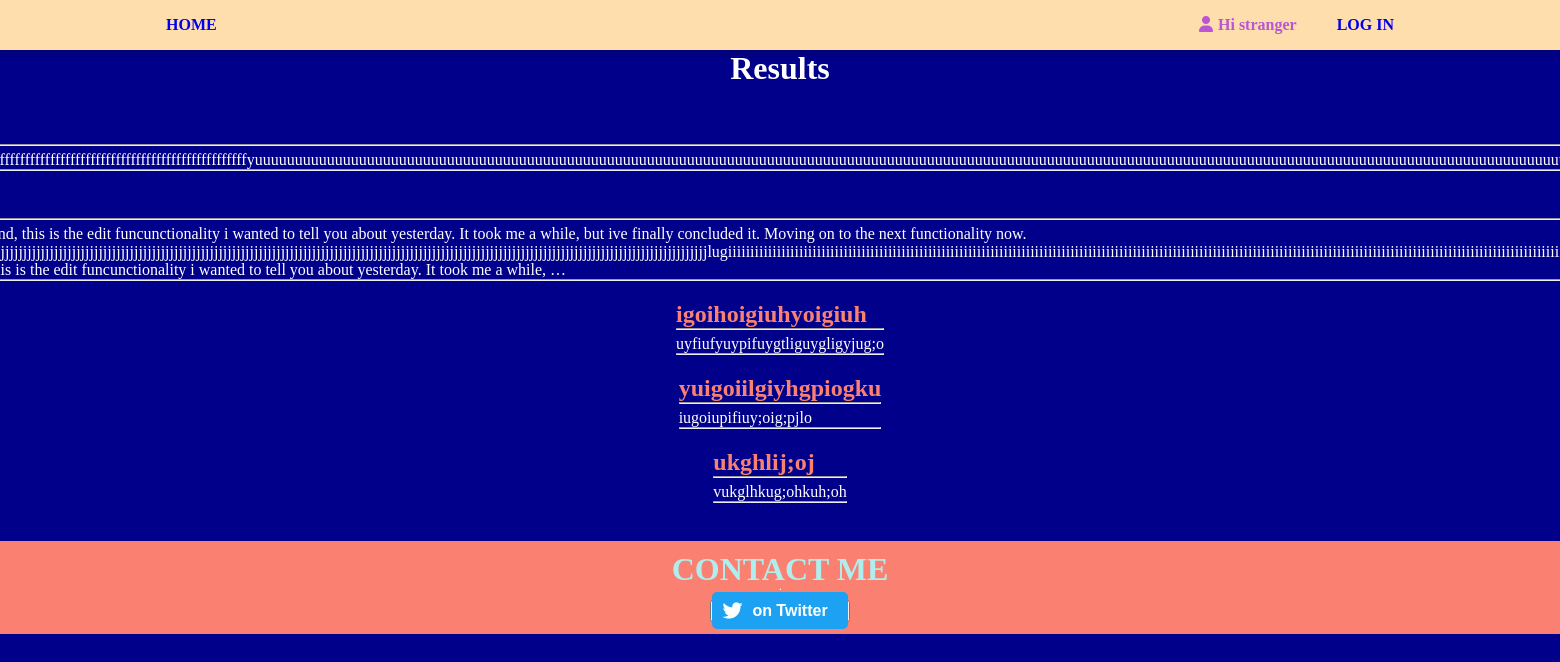
Before: /category/first/ with the older database file.
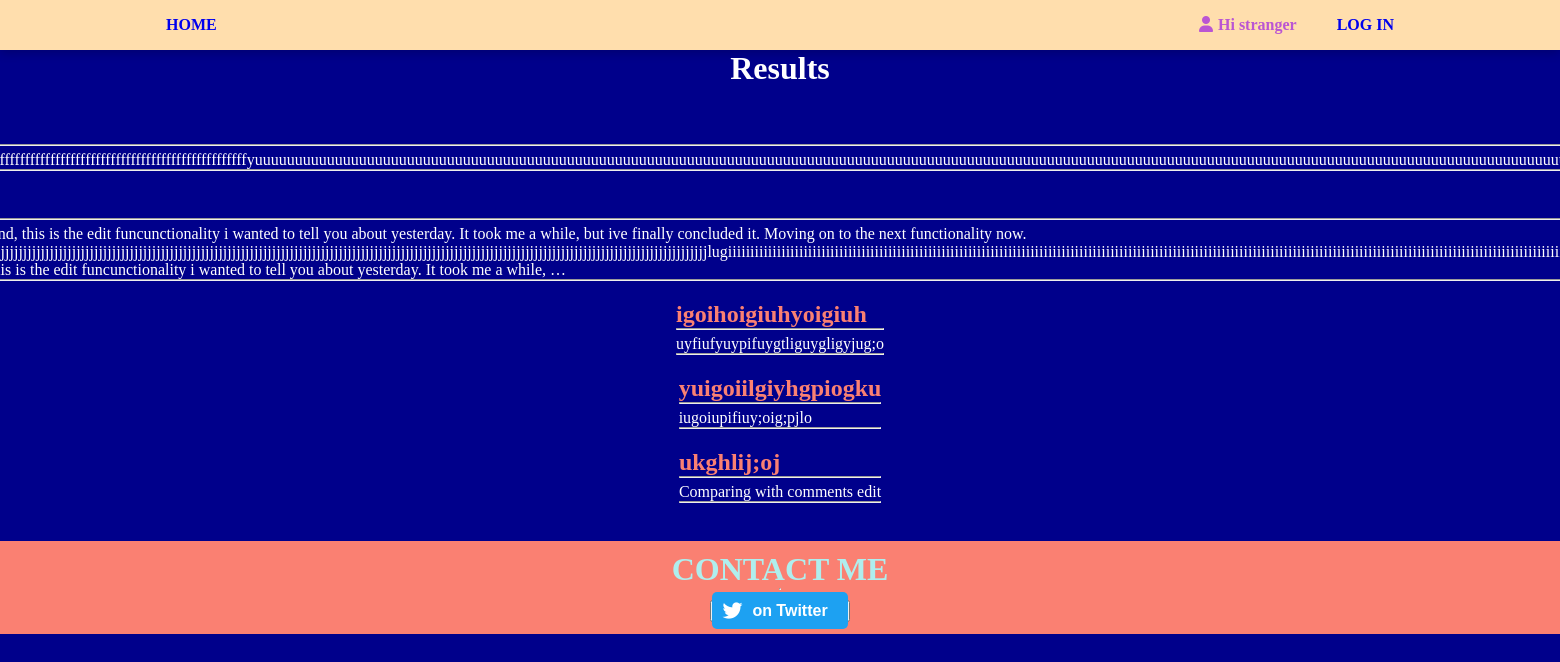
After: the same page with the newer database file.
### article/models.py (models this page shows, shortened)
class Post(models.Model):
    user = models.ForeignKey(User, on_delete=models.CASCADE)
    image = models.ImageField()
    title = models.CharField(max_length=255)
    slug = models.SlugField(unique=True, blank=True)
    category = models.ForeignKey(Category, on_delete=models.CASCADE, related_name='posts', default='uncategorized')
    post = models.TextField()
    date = models.DateTimeField(auto_now_add=True)
    likes = models.ManyToManyField(User, blank=True, related_name="post_likes")
    is_edited = models.BooleanField(default=False)

### article/views.py (the view)
# urls.py: path('category/<str:categories>/', views.category_view, name='category'),
def category_view(request, categories):
    category = get_object_or_404(Category, name__exact=categories)
    posts = category.posts.all()
    context = {'category': category,
               'posts': posts,
               }
    return render(request, 'article/category.html', context)

### article/templates/article/category.html (shortened to what this page needs)
{% extends 'article/base.html' %}
{% load static %}
{% block css %}
        {{ block.super }}
    <link rel="stylesheet" href="{% static 'search_results.css' %}">
{% endblock %}
{% block body %}
<h1>Results</h1>
{% if posts %}
<ul class="search-results">
    {% for post in posts %}
    <li>
        <h2><a href="{% url 'article:detail' slug=post.slug %}">{{ post.title }}</a></h2>
        <hr>
        <p>{{ post.post|truncatewords:50 }}</p>
        <hr>
    </li>
    {% endfor %}
</ul>
{% else %}
    <p>No such article exists.</p>
{% endif %}
{% endblock %}

Changed rows visible on the page:
changed Post "ukghlij;oj": post "vukglhkug;ohkuh;oh" → "Comparing with comments edit"
